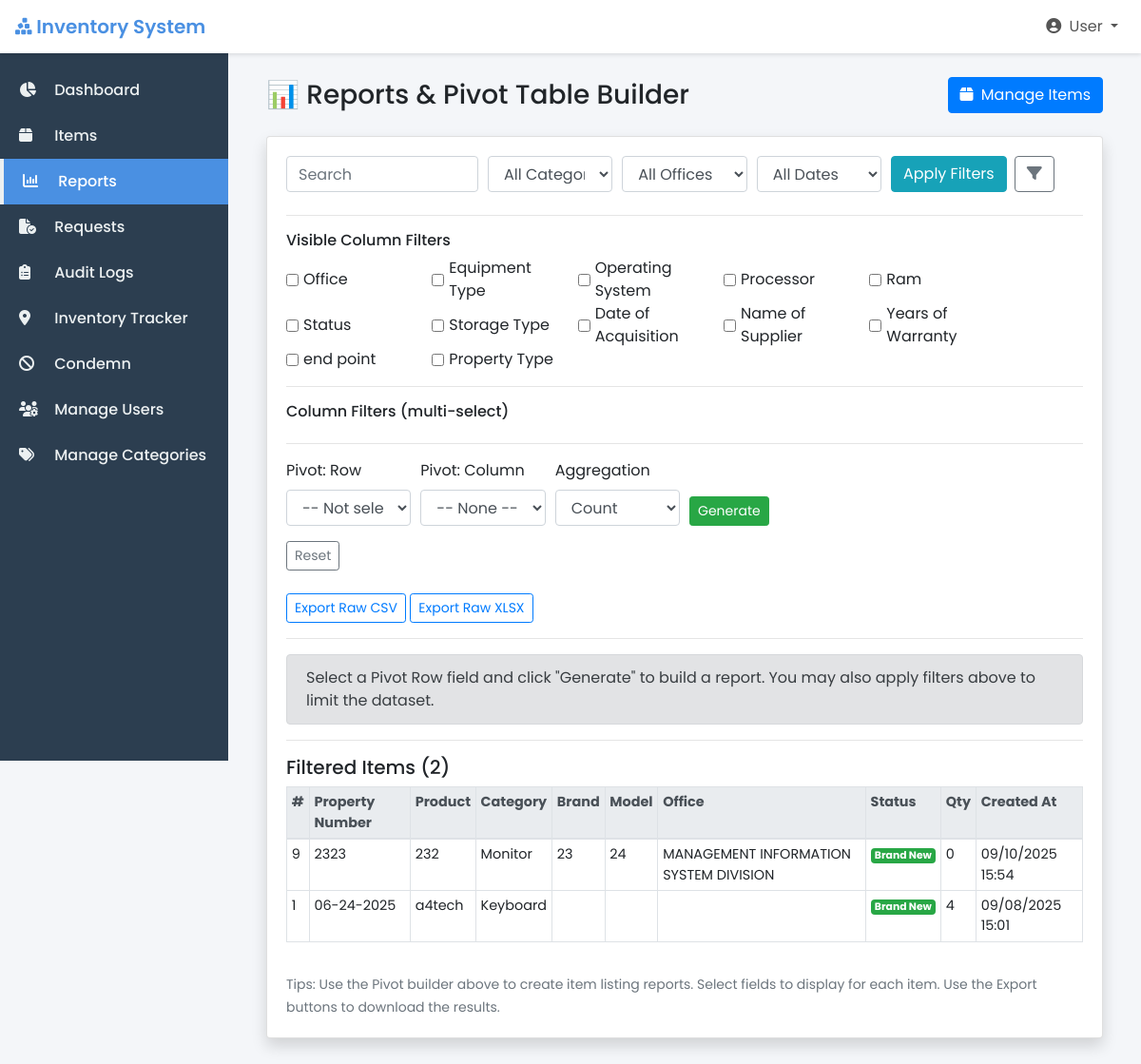
Page /admin/item_reports.php (signed in) on the earlier database version.
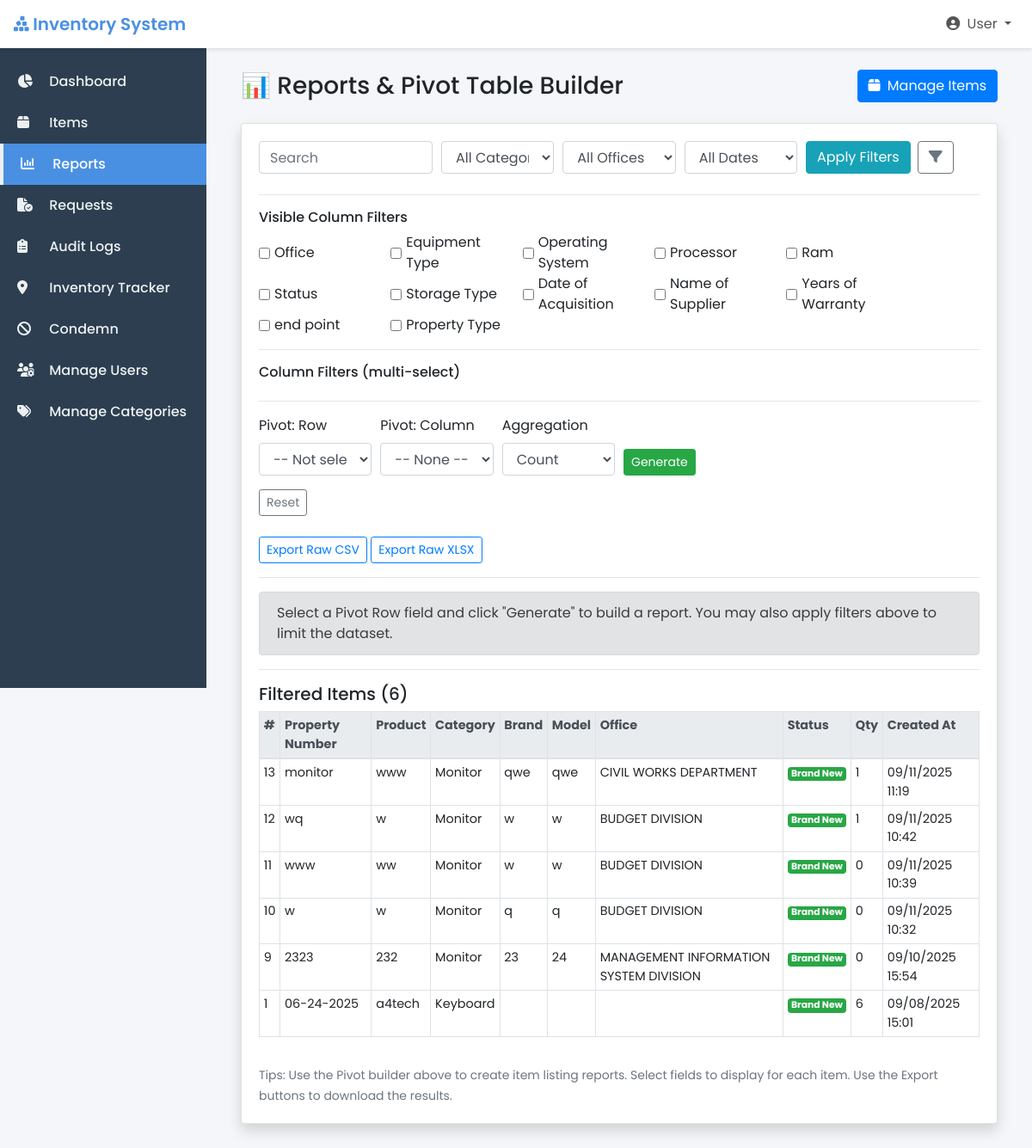
Same page on the later database version.
### tables this page shows
CREATE TABLE `items` (
  `id` int(11) NOT NULL,
  `property_number` varchar(50) NOT NULL,
  `product_name` varchar(255) NOT NULL,
  `category_id` int(11) DEFAULT NULL,
  `brand` varchar(100) DEFAULT NULL,
  `model` varchar(100) DEFAULT NULL,
  `processor` varchar(100) DEFAULT NULL,
  `ram` varchar(50) DEFAULT NULL,
  `graphics1` varchar(100) DEFAULT NULL,
  `graphics2` varchar(100) DEFAULT NULL,
  `computer_name` varchar(100) DEFAULT NULL,
  `workgroup` varchar(100) DEFAULT NULL,
  `os` varchar(100) DEFAULT NULL,
  `office_app` varchar(50) DEFAULT NULL,
  `ms_account` varchar(100) DEFAULT NULL,
  `endpoint_protection` varchar(100) DEFAULT NULL,
  `endpoint_updated` tinyint(1) DEFAULT 0,
  `anydesk_id` varchar(100) DEFAULT NULL,
  `belarc_installed` tinyint(1) DEFAULT 0,
  `accounts_updated` tinyint(1) DEFAULT 0,
  `ultravnc_installed` tinyint(1) DEFAULT 0,
  `snmp_installed` tinyint(1) DEFAULT 0,
  `connection_type` varchar(50) DEFAULT NULL,
  `dhcp_type` varchar(50) DEFAULT NULL,
  `static_app` varchar(100) DEFAULT NULL,
  `ip_address1` varchar(50) DEFAULT NULL,
  `ip_address2` varchar(50) DEFAULT NULL,
  `lan_mac` varchar(50) DEFAULT NULL,
  `wlan_mac1` varchar(50) DEFAULT NULL,
  `wlan_mac2` varchar(50) DEFAULT NULL,
  `gateway` varchar(50) DEFAULT NULL,
  `office_id` int(11) DEFAULT NULL,
  `miaa_property` varchar(50) DEFAULT NULL,
  `memorandum_receipt` varchar(100) DEFAULT NULL,
  `po_number` varchar(100) DEFAULT NULL,
  `serial_number` varchar(100) DEFAULT NULL,
  `display_size` varchar(50) DEFAULT NULL,
  `printer_type` varchar(50) DEFAULT NULL,
  `capacity_va` varchar(50) DEFAULT NULL,
  `other_details` text DEFAULT NULL,
  `network_equipment_type` varchar(100) DEFAULT NULL,
  `network_equipment_other` varchar(100) DEFAULT NULL,
  `area_of_deployment` varchar(100) DEFAULT NULL,
  `storage_type` varchar(50) DEFAULT NULL,
  `storage_capacity` varchar(50) DEFAULT NULL,
  `qr_code_path` varchar(255) DEFAULT NULL,
  `quantity` int(11) NOT NULL,
  `unit` enum('boxes','pieces') DEFAULT 'pieces',
  `status` enum('brand_new','for_replacement','for_condemn','condemned') DEFAULT 'brand_new',
  `created_by` int(11) DEFAULT NULL,
  `created_at` datetime DEFAULT current_timestamp(),
  `updated_at` datetime DEFAULT current_timestamp() ON UPDATE current_timestamp(),
  `is_active` tinyint(1) NOT NULL DEFAULT 1
);

CREATE TABLE `categories` (
  `id` int(11) NOT NULL,
  `name` varchar(100) NOT NULL,
  `created_at` datetime DEFAULT current_timestamp(),
  `category_type` enum('supply','asset') NOT NULL
);

CREATE TABLE `offices` (
  `id` int(11) NOT NULL,
  `name` varchar(100) NOT NULL
);

### admin/item_reports.php (the view, shortened to what the changed rows need)
<?php
require '../config/db.php';
function g($k, $default = '') {
    return isset($_REQUEST[$k]) ? trim((string)$_REQUEST[$k]) : $default;
}
$allowedFields = [
	'office_name' => 'Office',
    'category_name' => 'Equipment Type',
    'os' => 'Operating System',
    'processor' => 'Processor',
    'ram' => 'Ram',
    'status' => 'Status',
	'storage_type' => 'Storage Type',
	'acquisition_date' => 'Date of Acquisition',
	'supplier_name' => 'Name of Supplier',
	'warranty' => 'Years of Warranty',
	'endpoint_protection' => 'end point',
	'miaa_property' => 'Property Type'
];
$visibleFields = [];
$wheres = ["i.is_deleted = 0"];
$whereSql = implode(' AND ', $wheres);
$rawSql = "SELECT i.*, c.name AS category_name, c.category_type, o.name AS office_name
           FROM items i
           LEFT JOIN categories c ON i.category_id = c.id
           LEFT JOIN offices o ON i.office_id = o.id
           WHERE $whereSql
           ORDER BY i.id DESC";
$items = [];
$stmt = $db->prepare($rawSql);
if ($stmt) {
    $stmt->execute();
    $res = $stmt->get_result();
    $items = $res ? $res->fetch_all(MYSQLI_ASSOC) : [];
}
$pivot_row = g('pivot_row', '');
?>
<!doctype html>
<html lang="en">
<head>
    <link rel="stylesheet" href="https://cdn.jsdelivr.net/npm/bootstrap@4.6.2/dist/css/bootstrap.min.css">
    <link rel="stylesheet" href="https://cdnjs.cloudflare.com/ajax/libs/font-awesome/6.5.1/css/all.min.css">
</head>
<body>
<div class="content">
    <div class="container-fluid">
        <div class="d-flex justify-content-between align-items-center mb-4">
            <h1 class="h3 mb-0 text-gray-800">📊 Reports & Pivot Table Builder</h1>
        </div>
        <div class="card shadow mb-4">
            <div class="card-body">
                <form method="get" class="mb-3">
                    <div class="form-row">
                    </div>
                    <hr>
                    <h6>Visible Column Filters</h6>
                    <div class="form-row mb-2">
                        <?php foreach ($allowedFields as $col => $label): ?>
                            <div class="form-check form-check-inline col-md-2">
                                <input class="form-check-input show-col-toggle" type="checkbox"
                                       id="show_<?= $col ?>" name="show_cols[]" value="<?= $col ?>"
                                       <?= in_array($col, $visibleFields) ? 'checked' : '' ?>>
                                <label class="form-check-label" for="show_<?= $col ?>"><?= htmlspecialchars($label) ?></label>
                            </div>
                        <?php endforeach; ?>
                    </div>
                    <hr>
                    <h6>Column Filters (multi-select)</h6>
                    <hr>
                    <div class="form-row align-items-end">
                    </div>
                    <div class="form-row mt-2">
                    </div>
                    <div class="form-row mt-3">
                    </div>
                </form>
                <hr>
                <?php if ($pivot_row === ''): ?>
                    <div class="alert alert-secondary">Select a Pivot Row field and click "Generate" to build a report. You may also apply filters above to limit the dataset.</div>
                <?php endif; ?>
                <hr>
                <h5>Filtered Items (<?= count($items) ?>)</h5>
                <div class="table-responsive">
                    <table class="table table-sm table-bordered">
                        <thead class="thead-light">
                            <tr>
                                <th>#</th>
                                <th>Property Number</th>
                                <th>Product</th>
                                <th>Category</th>
                                <th>Brand</th>
                                <th>Model</th>
                                <th>Office</th>
                                <th>Status</th>
                                <th>Qty</th>
                                <th>Created At</th>
                            </tr>
                        </thead>
                        <tbody>
                            <?php if (empty($items)): ?>
                                <tr><td colspan="10" class="text-center">No items found.</td></tr>
                            <?php else: ?>
                                <?php foreach ($items as $it): ?>
                                    <tr>
                                        <td><?= htmlspecialchars($it['id']) ?></td>
                                        <td><?= htmlspecialchars($it['property_number'] ?? '') ?></td>
                                        <td><?= htmlspecialchars($it['product_name'] ?? '') ?></td>
                                        <td><?= htmlspecialchars($it['category_name'] ?? '') ?></td>
                                        <td><?= htmlspecialchars($it['brand'] ?? '') ?></td>
                                        <td><?= htmlspecialchars($it['model'] ?? '') ?></td>
                                        <td><?= htmlspecialchars($it['office_name'] ?? '') ?></td>
                                        <td>
                                            <?php
                                            $status_class = ['brand_new'=>'success', 'for_replacement'=>'warning', 'for_condemn'=>'danger', 'condemned'=>'dark'];
                                            $class = isset($status_class[$it['status']]) ? $status_class[$it['status']] : 'secondary';
                                            echo "<span class='badge badge-{$class}'>" . htmlspecialchars(ucwords(str_replace('_', ' ', $it['status']))) . "</span>";
                                            ?>
                                        </td>
                                        <td><?= htmlspecialchars($it['quantity']) ?></td>
                                        <td><?= !empty($it['created_at']) ? date('m/d/Y H:i', strtotime($it['created_at'])) : '-' ?></td>
                                    </tr>
                                <?php endforeach; ?>
                            <?php endif; ?>
                        </tbody>
                    </table>
                </div>
                <div class="mt-3">
<small class="text-muted">Tips: Use the Pivot builder above to create item listing reports. Select fields to display for each item. Use the Export buttons to download the results.</small>
                </div>
            </div>
        </div>
    </div>
</div>
</body>
</html>

Differences in the rows shown:
added items: id "13", property_number "monitor", product_name "www", category.name "Monitor", brand "qwe", model "qwe", office.name "CIVIL WORKS DEPARTMENT", status "Brand New", quantity "1", created_at "09/11/2025 11:19"
added items: id "12", property_number "wq", product_name "w", category.name "Monitor", brand "w", model "w", office.name "BUDGET DIVISION", status "Brand New", quantity "1", created_at "09/11/2025 10:42"
added items: id "11", property_number "www", product_name "ww", category.name "Monitor", brand "w", model "w", office.name "BUDGET DIVISION", status "Brand New", quantity "0", created_at "09/11/2025 10:39"
added items: id "10", property_number "w", product_name "w", category.name "Monitor", brand "q", model "q", office.name "BUDGET DIVISION", status "Brand New", quantity "0", created_at "09/11/2025 10:32"
changed items "a4tech": quantity "4" → "6"
Other differences:
count($items): "2" → "6"
